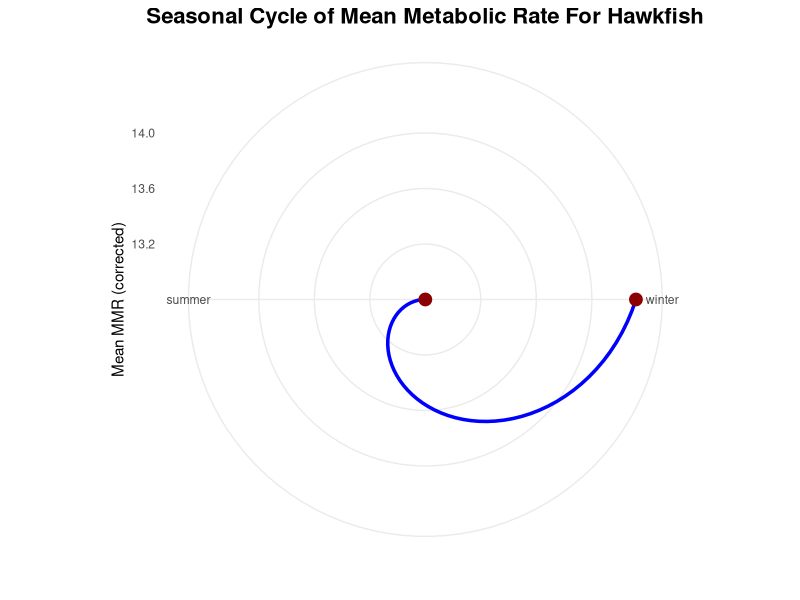
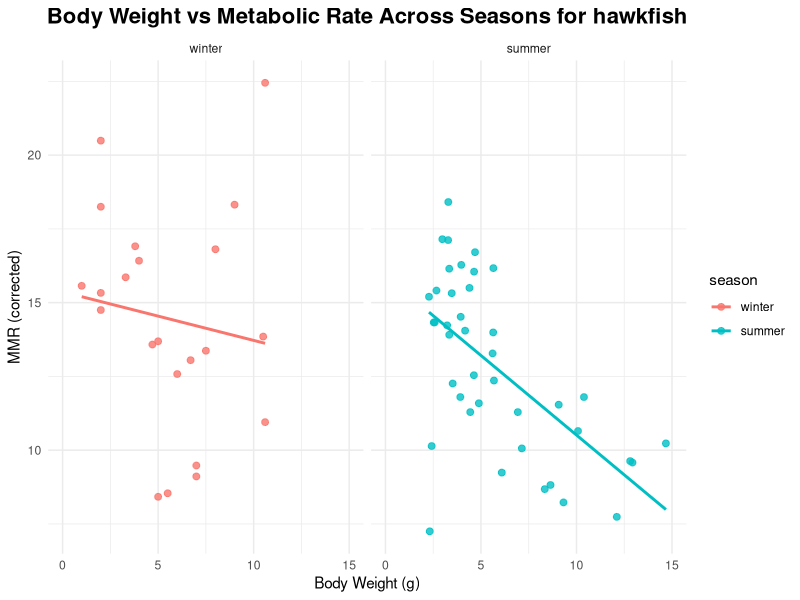
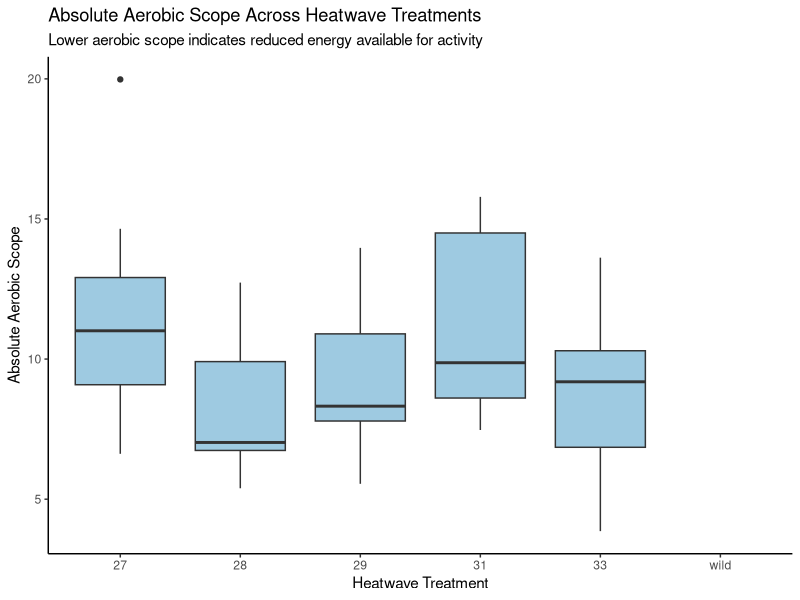
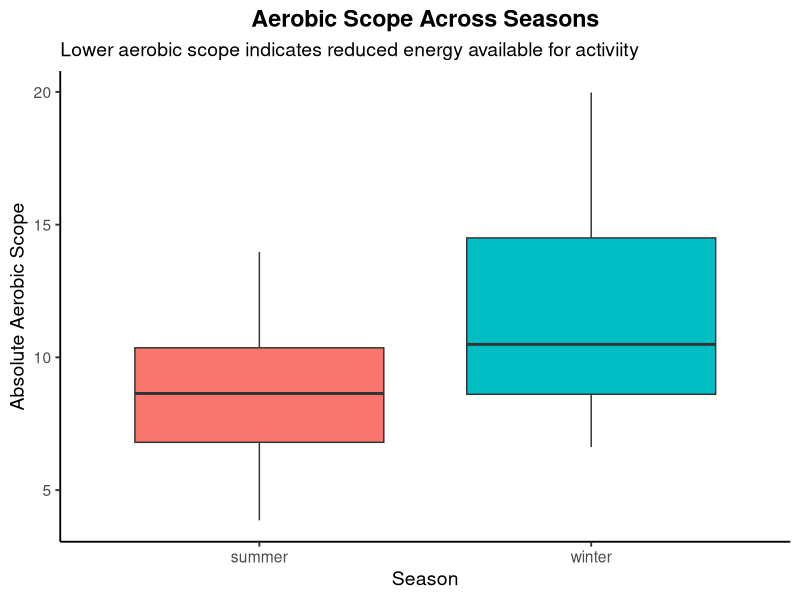
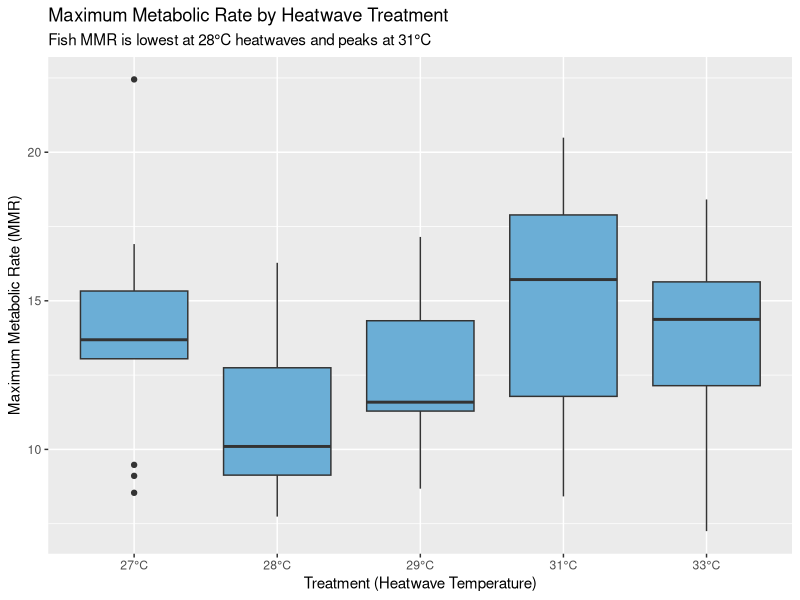
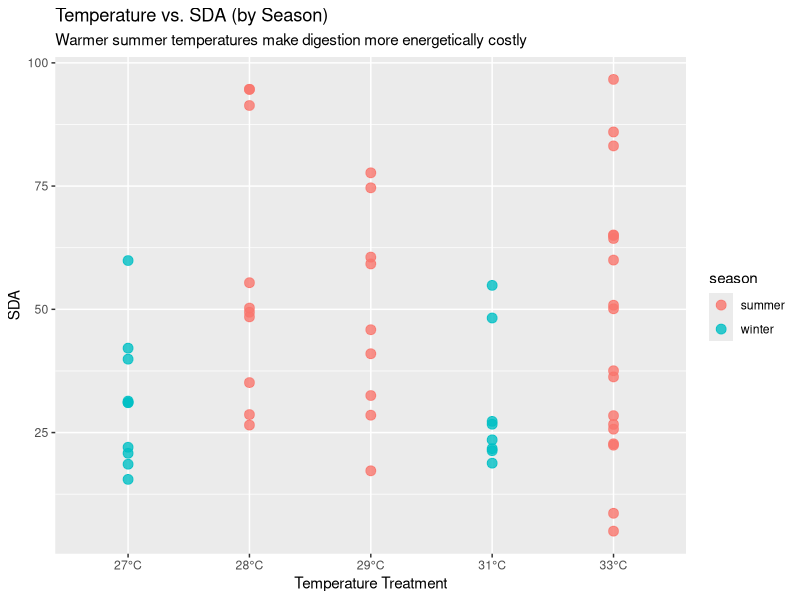

Write R code to recreate these figures, in order.
## ---- chunk 1
library(tidyverse)
library(broom)
library(viridisLite)
library(ggplot2)
## ---- chunk 2
heatwaves_coral_fish <- read_csv("../data/VanWert_etal_2023_hawkfish.csv")
glimpse(heatwaves_coral_fish)
## ---- chunk 3
heatwaves_coral_fish_clean <- heatwaves_coral_fish |>
  rename(wet_mass = bw_g,
         total_length = tl_cm,
         standard_length = sl_cm,
         max_metabolic_rate = mmr_corrected,
         standard_metabolic_rate = smr_low10_all,
         absolute_aerobic_scope = aas_corrected,
         factorial_aerobic_scope = fas,
         SDA_coeff = sda_coeff,
         temp_of_arrhythmia = tarr,
         peak_max_heart_rate = fhmax_peak,
         temp_at_max_heart_rate = tpeak)
## ---- chunk 4

heatwave_vs_mmr <- heatwaves_coral_fish_clean |>
  filter(treatment_new != "wild") |>
  ggplot(aes(x = treatment_new, y = max_metabolic_rate)) +
  geom_boxplot(fill = "#6BAED6") +
  scale_x_discrete(labels = function(x) paste0(x, "°C")) +
  labs(
    title = "Maximum Metabolic Rate by Heatwave Treatment",
    subtitle = "Fish MMR is lowest at 28°C heatwaves and peaks at 31°C",
    x = "Treatment (Heatwave Temperature)",
    y = "Maximum Metabolic Rate (MMR)"
  )

# Save the plot
ggsave("fig_heatwave_boxplot.png", heatwave_vs_mmr, width = 7, height = 5)

## ---- chunk 5

temp_energy_season <- heatwaves_coral_fish_clean |>
  filter(treatment_new != "wild") |>
  ggplot(aes(x = treatment_new, y = SDA_integrated, color = season)) +
  geom_point(alpha = 0.8, size = 3) +
  scale_x_discrete(labels = function(x) ifelse(x == "wild", "wild", paste0(x, "°C"))) +
  labs(
    title = "Temperature vs. SDA (by Season)",
    subtitle = "Warmer summer temperatures make digestion more energetically costly",
    x = "Temperature Treatment",
    y = "SDA"
  )

# Save the plot
ggsave("fig_temp_energy_season_scatterplot.png", temp_energy_season, width = 7, height = 5)
## ---- chunk 6

df <- read.csv("../data/VanWert_etal_2023_hawkfish.csv")
df$season <- factor(df$season, 
                    levels = c("winter", "spring", "summer", "fall"))


season_means <- df |>
  group_by(season) |>
  summarise(mean_mmr = mean(mmr_corrected, na.rm = TRUE))


ggplot(season_means, aes(x = season, y = mean_mmr, group = 1)) +
  geom_line(size = 1.2, color = "blue") +
  geom_point(size = 4, color = "darkred") +
  coord_polar() +
  theme_minimal() +
  labs(
    title = "Seasonal Cycle of Mean Metabolic Rate For Hawkfish",
    x = "",
    y = "Mean MMR (corrected)"
  ) +
  theme(
    plot.title = element_text(size = 16, face = "bold", hjust = 0.5)
   
  )


## ---- chunk 7

df <- read.csv("../data/VanWert_etal_2023_hawkfish.csv")

df$season <- factor(df$season, 
                    levels = c("winter", "spring", "summer", "fall"))

ggplot(df, aes(x = bw_g, y = mmr_corrected, color = season)) +
  geom_point(alpha = 0.8, size = 2) +
  geom_smooth(method = "lm", se = FALSE) +
  facet_wrap(~ season, nrow = 1) +
  xlim(0,15)+
  theme_minimal() +
  labs(
    title = "Body Weight vs Metabolic Rate Across Seasons for hawkfish",
    x = "Body Weight (g)",
    y = "MMR (corrected)"
  ) +
  theme(
    plot.title = element_text(size = 16, face = "bold", hjust = 0.5)

  )

## ---- chunk 8
aerobic_scope_treatment <- heatwaves_coral_fish_clean |>
  ggplot(aes(x = treatment_new, y = absolute_aerobic_scope)) +
  geom_boxplot(fill = "#9ECAE1") +
  labs(
    title = "Absolute Aerobic Scope Across Heatwave Treatments",
    subtitle = "Lower aerobic scope indicates reduced energy available for activity",
    x = "Heatwave Treatment",
    y = "Absolute Aerobic Scope"
  ) +
  theme_classic()

# Display the plot
aerobic_scope_treatment
## ---- chunk 9
heatwaves_coral_fish_clean |>
  ggplot(aes(x = season, y = absolute_aerobic_scope, fill = season)) +
  geom_boxplot() +
  labs(
    title = "Aerobic Scope Across Seasons",
    subtitle = "Lower aerobic scope indicates reduced energy available for activiity",
    x = "Season",
    y = "Absolute Aerobic Scope"
  ) +
  theme_classic(base_size = 14) +
  theme(
    legend.position = "none",
    plot.title = element_text(face = "bold", hjust = 0.5)
  )
## ---- chunk 10

## ---- chunk 11
